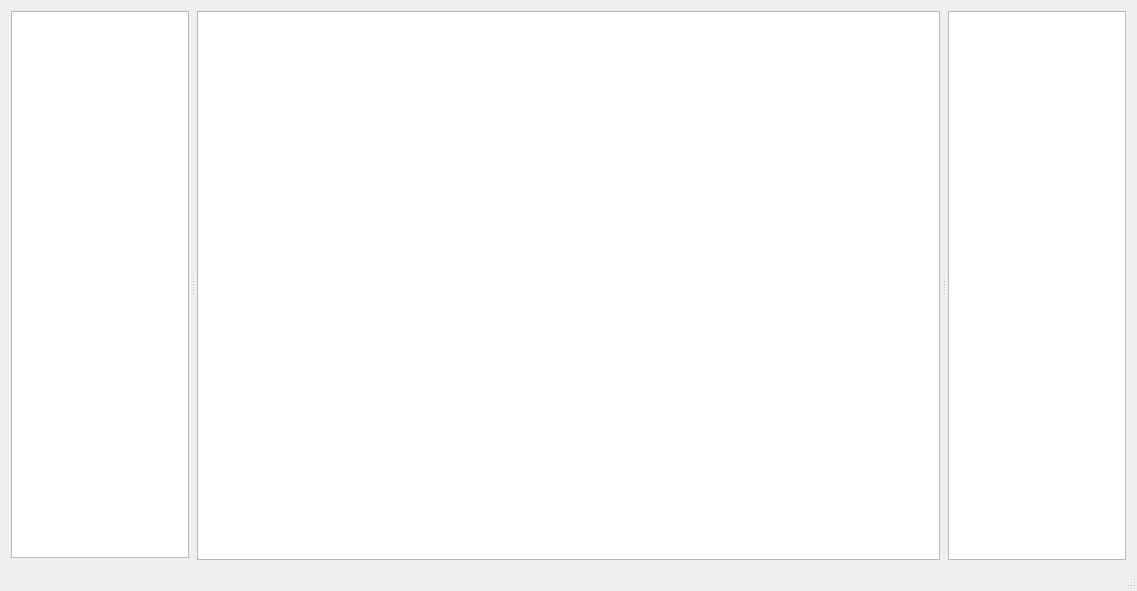
<?xml version="1.0" encoding="UTF-8"?>
<ui version="4.0">
 <class>ProcessFlow</class>
 <widget class="QMainWindow" name="ProcessFlow">
  <property name="geometry">
   <rect>
    <x>0</x>
    <y>0</y>
    <width>1137</width>
    <height>591</height>
   </rect>
  </property>
  <property name="windowTitle">
   <string>MainWindow</string>
  </property>
  <widget class="QWidget" name="centralwidget">
   <layout class="QVBoxLayout" name="verticalLayout">
    <item>
     <widget class="QSplitter" name="splitter">
      <property name="orientation">
       <enum>Qt::Orientation::Horizontal</enum>
      </property>
      <property name="handleWidth">
       <number>4</number>
      </property>
      <widget class="QWidget" name="widget" native="true">
       <property name="sizePolicy">
        <sizepolicy hsizetype="Preferred" vsizetype="Preferred">
         <horstretch>1</horstretch>
         <verstretch>0</verstretch>
        </sizepolicy>
       </property>
       <layout class="QVBoxLayout" name="verticalLayout_3">
        <property name="leftMargin">
         <number>2</number>
        </property>
        <property name="topMargin">
         <number>2</number>
        </property>
        <property name="rightMargin">
         <number>2</number>
        </property>
        <property name="bottomMargin">
         <number>2</number>
        </property>
        <item>
         <widget class="QListView" name="listView"/>
        </item>
       </layout>
      </widget>
      <widget class="QWidget" name="widget_2" native="true">
       <property name="sizePolicy">
        <sizepolicy hsizetype="Preferred" vsizetype="Preferred">
         <horstretch>2</horstretch>
         <verstretch>0</verstretch>
        </sizepolicy>
       </property>
       <layout class="QVBoxLayout" name="verticalLayout_4">
        <property name="leftMargin">
         <number>2</number>
        </property>
        <property name="topMargin">
         <number>2</number>
        </property>
        <property name="rightMargin">
         <number>2</number>
        </property>
        <item>
         <widget class="QGraphicsView" name="graphicsView">
          <property name="minimumSize">
           <size>
            <width>530</width>
            <height>0</height>
           </size>
          </property>
         </widget>
        </item>
       </layout>
      </widget>
      <widget class="QWidget" name="widget_3" native="true">
       <property name="sizePolicy">
        <sizepolicy hsizetype="Preferred" vsizetype="Preferred">
         <horstretch>1</horstretch>
         <verstretch>0</verstretch>
        </sizepolicy>
       </property>
       <layout class="QVBoxLayout" name="verticalLayout_2">
        <property name="leftMargin">
         <number>2</number>
        </property>
        <property name="topMargin">
         <number>2</number>
        </property>
        <property name="rightMargin">
         <number>2</number>
        </property>
        <item>
         <widget class="QTableView" name="tableView">
          <property name="sizePolicy">
           <sizepolicy hsizetype="Expanding" vsizetype="Expanding">
            <horstretch>0</horstretch>
            <verstretch>0</verstretch>
           </sizepolicy>
          </property>
          <attribute name="verticalHeaderVisible">
           <bool>false</bool>
          </attribute>
         </widget>
        </item>
       </layout>
      </widget>
     </widget>
    </item>
   </layout>
  </widget>
  <widget class="QMenuBar" name="menubar">
   <property name="geometry">
    <rect>
     <x>0</x>
     <y>0</y>
     <width>1137</width>
     <height>33</height>
    </rect>
   </property>
  </widget>
  <widget class="QStatusBar" name="statusbar"/>
 </widget>
 <resources/>
 <connections/>
</ui>
